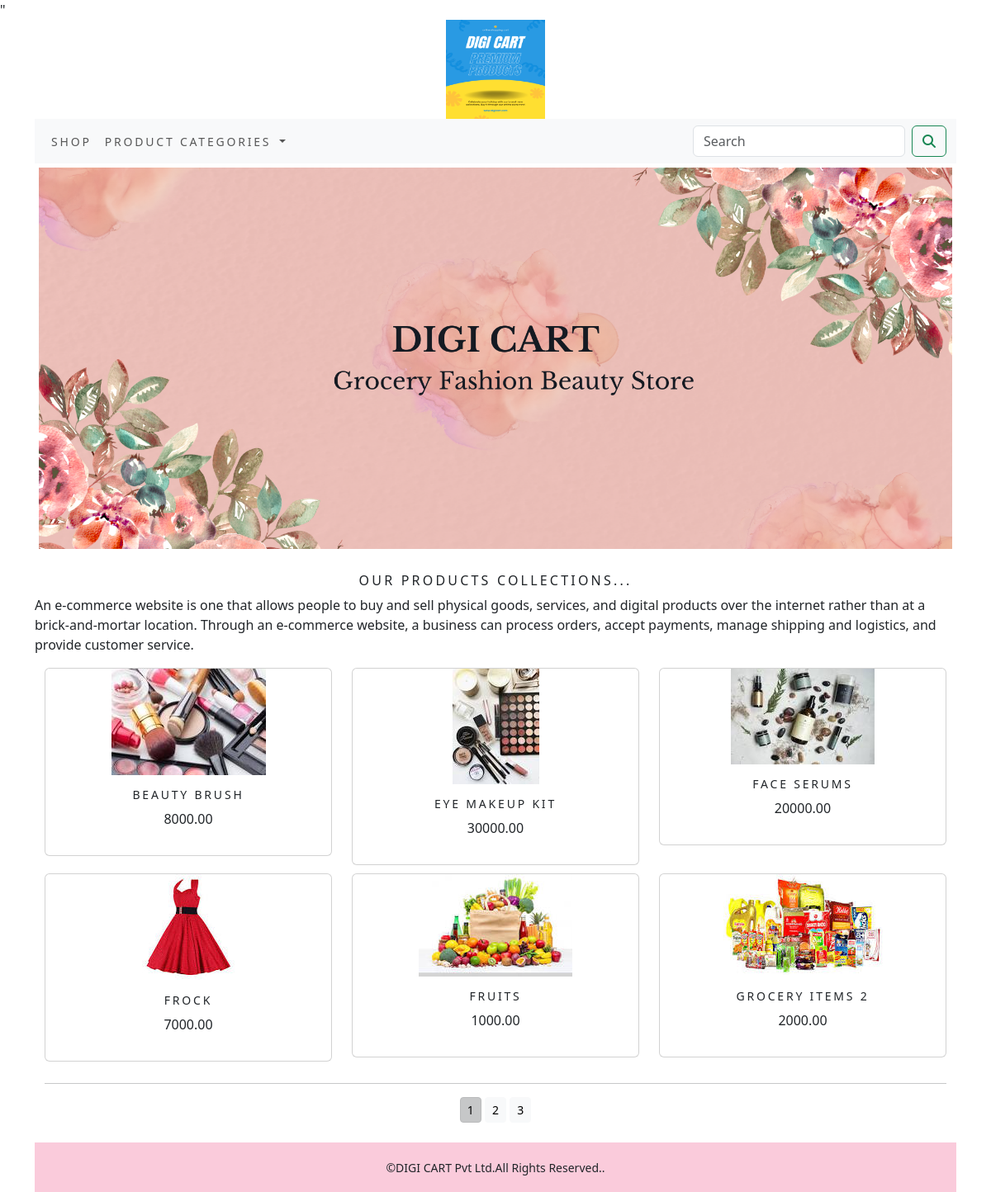
The page /digicart/ on the database its author committed.
### ShoppingApp/models.py (models this page shows, shortened)
class Product(models.Model):
    name=models.CharField(max_length=250,unique=True)
    slug=models.SlugField(max_length=250,unique=True)
    description=models.TextField(blank=True)
    price=models.DecimalField(max_digits=10,decimal_places=2)
    category=models.ForeignKey(Category,on_delete=models.CASCADE)
    image = models.ImageField(upload_to='product', blank=True)
    stock=models.IntegerField()
    available=models.BooleanField(default=True)
    created=models.DateTimeField(auto_now_add=True)
    updated=models.DateTimeField(auto_now=True)
    class Meta:
        ordering=('name',)
        verbose_name='product'
        verbose_name_plural='products'
    def get_url(self):
        return reverse('ShoppingApp:product_Detail',args=[self.category.slug,self.slug])

### ShoppingApp/views.py (the view)
# urls.py: path('',views.AllProductCat,name='AllProductCat'),
def AllProductCat(request, c_slug=None):
    c_page=None
    products_list=None
    if c_slug!=None:
        c_page=get_object_or_404(Category,slug=c_slug)
        products_list=Product.objects.all().filter(category=c_page,available=True)
    else:
        products_list=Product.objects.all().filter(available=True)
    paginator=Paginator(products_list,6)
    try:
        page=int(request.GET.get('page','1'))
    except:
        page=1
    try:
        products=paginator.page(page)
    except(EmptyPage,InvalidPage):
        products=paginator.page(paginator.num_pages)
    return render(request,"category.html",{'category':c_page,'products':products})

### Cart_app/context_processors.py (called while the page is built)
def counter(request):
    item_count=0
    if 'admin' in request.path:
        return {}
    else:
        try:
            cart=Cart.objects.filter(cart_id=_cart_id(request))
            cart_items=CartItem.objects.all().filter(cart=cart[:1])
            for cart_item in cart_items:
                item_count += cart_item.quantity
        except Cart.DoesNotExist:
            item_count = 0
        return dict(item_count=item_count)

### Cart_app/views.py (called while the page is built)
def _cart_id(request):
    cart=request.session.session_key
    if not cart:
        cart=request.session.create()
    return cart

### ShoppingApp/context_processors.py (called while the page is built)
def menu_links(request):
    links=Category.objects.all()
    return dict(links=links)

### ShoppingApp/models.py (called while the page is built)
    def get_url(self):
        return reverse('ShoppingApp:products_by_category',args=[self.slug])

### Templates/category.html (shortened to what this page needs)
{% extends 'base.html' %}
{% load static %}
{% block content %}
<div class="mx_auto">
    {% if category %}
        <img class="my_image" src="{{category.image.url}}" alt="{{category.name}}">
</div>
    <br>
<div>
        <h1 class="text-center my_title">{{category.name}}</h1>
        <p class="text-justify">{{category.description}}</p>
</div>
    {% else %}
        <div>
        <img class="my_image my_image_padding" src="{% static 'img/banner.png' %} " alt="our products" width="1330px">
        </div>
        <br>
        <div>
            <h1 class="text-center my_title">our products collections...</h1>
            <p class="text-justify">An e-commerce website is one that allows people to buy and sell physical goods, services, and digital products over the internet rather than at a brick-and-mortar location. Through an e-commerce website, a business can process orders, accept payments, manage shipping and logistics, and provide customer service.</p>
        </div>
    {% endif %}
<div class="container">
    <div class="row mx_auto">
        {% for product in products.object_list %}
        <div class="my_bottom_margin col-9 col-sm-12 col-md-4 col-md-12 col-lg-4 ">
            <div class="card text-center" style="min-width:18rem;">
            <a href="{{product.get_url}}" ><img src="{{product.image.url}}" alt="{{product.name}}"> </a>
        <div class="card-body">
            <h4>{{product.name}}</h4>
            <p>{{product.price}}</p>
        </div>
            </div>
            </div>
        {% endfor %}
    </div>
    <div class="mx_auto">
        {% if products.paginator.num_pages > 1 %}
        <hr>
        <div class="text-center">
            {% for pg in products.paginator.page_range %}
                <a href="?page={{pg}}" class="btn btn-light btn-sm {% if products.number == pg %} active {% endif %}">{{pg}}</a>
            {% endfor %}
        </div>
        {% endif %}
    </div>
        <br>
</div>
{% endblock %}

### Templates/base.html (shortened to what this page needs)
{% load static %}
<!DOCTYPE html>
<html lang="en">
<head>
    <link rel="stylesheet" href="{% static 'css/custom.css' %}">
    <link href="{% static 'css/bootstrap.min.css' %}" rel="stylesheet">
</head>
<body>
<div class="container">
{% include 'header.html' %}
{% include 'navbar.html' %}
{% block content %}
{% endblock %}
    </div>
{% include 'footer.html' %}
</body>
</html>

### Templates/header.html
{% load static %}
<header>
    <center>
        <a href="{% url 'ShoppingApp:AllProductCat' %}" ><img src="{% static 'img/logo.png' %}" alt="logimage" width="120px" height="120px"></a>
    </center>
</header>

### Templates/navbar.html (shortened to what this page needs)
<nav class="navbar navbar-expand-lg bg-body-tertiary">
  <div class="container-fluid">
    <div class="collapse navbar-collapse" id="navbarSupportedContent">
      <ul class="navbar-nav me-auto mb-2 mb-lg-0">
        <li class="nav-item">
          <a class="nav-link" href="{% url 'ShoppingApp:AllProductCat' %}">Shop</a>
        </li>
        <li class="nav-item dropdown {% if 'ShoppingApp' in request.path %} active {% endif %}">
          <a class="nav-link dropdown-toggle" href="#" role="button" data-bs-toggle="dropdown" aria-expanded="false">
            Product Categories
          </a>
        </li>
      </ul>
      <form class="d-flex" action="{% url 'Search_app:searchResult' %}" method="get">
        <input class="form-control me-2" type="search" placeholder="Search" name="q" aria-label="Search">
        <button class="btn btn-outline-success" type="submit"><i class="fa-solid fa-magnifying-glass"></i></button>
      </form>
    </div>
  </div>
</nav>

### Templates/footer.html
<div class="footer navbar-fixed-bottom footer my_footer">
    <p class="text-center">&copy;DIGI CART Pvt Ltd.All Rights Reserved..</p>
</div>

### static/css/custom.css (style rules this page uses)
body { font-family: 'Roboto Slab', serif; }
.footer { left: 0; bottom: 0; width: 100%; background-color:#e91e633b; text-align: center; }
.nav-item { letter-spacing:.2em; font-size:14px; text-transform:uppercase; }
.my_footer { height:60px; }
.my_footer p { padding-top:20px; font-size:14px; }
.my_image { width:100%; height:auto; }
.my_title { font-size:16px; text-transform:uppercase; letter-spacing:.2em; }
.my_image_padding { padding:5px; }
.my_bottom_margin { margin-bottom:10px; }
.card-body h4 { font-size:14px; text-transform:uppercase; letter-spacing:.2em; }

### rows shown on the page
Product: image (picture), name "BEAUTY BRUSH", price "8000.00"
Product: image (picture), name "EYE MAKEUP KIT", price "30000.00"
Product: image (picture), name "FACE SERUMS", price "20000.00"
Product: image (picture), name "FROCK", price "7000.00"
Product: image (picture), name "FRUITS", price "1000.00"
Product: image (picture), name "GROCERY ITEMS 2", price "2000.00"

### other values the page prints
{{ pg }} "1" "2" "3"
